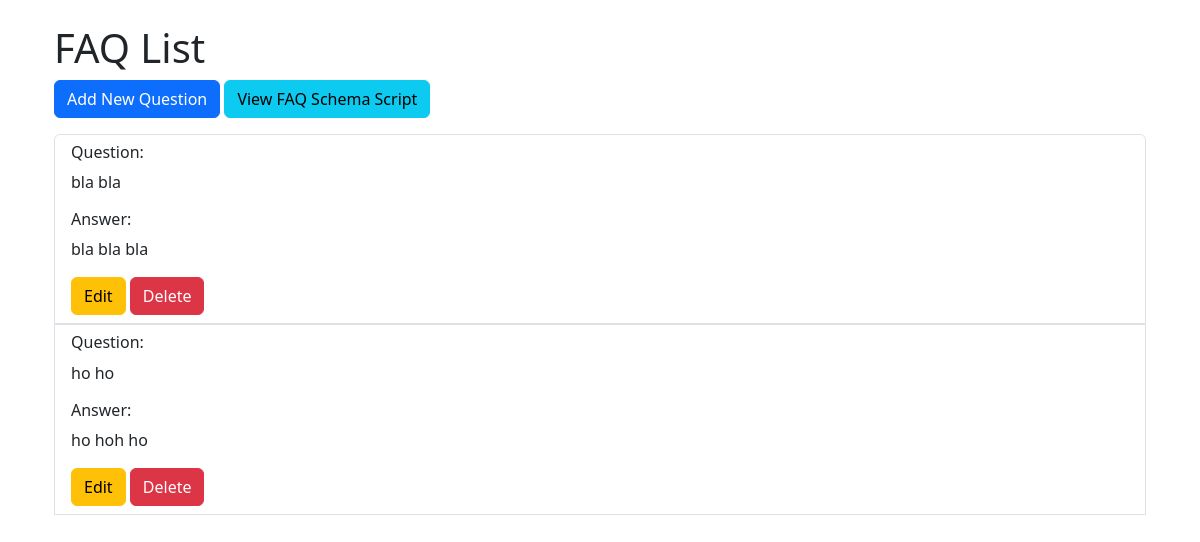
Before: / with the older database file.
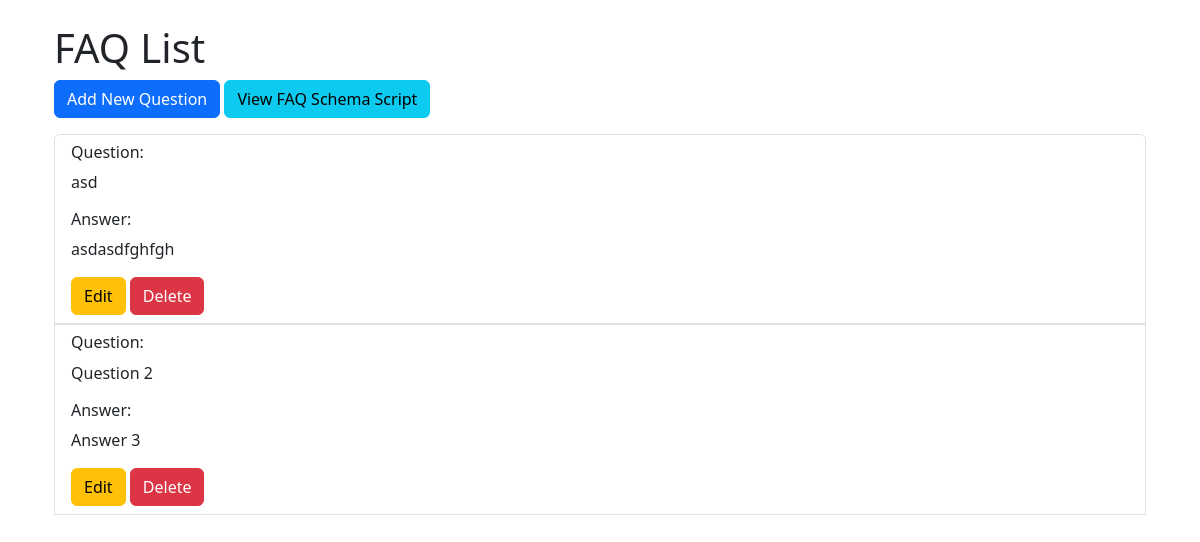
After: the same page with the newer database file.
### faq/models.py (models this page shows, shortened)
class Question(models.Model):
    question = models.CharField(max_length=255)
    answer = models.TextField()

### faq/views.py (the view)
# urls.py: path('', views.faq_list, name='faq_list'),
def faq_list(request):
    questions = Question.objects.all()
    return render(request, 'faq/faq_list.html', {'questions': questions})

### faq/templates/faq/faq_list.html (shortened to what this page needs)
{% extends 'base.html' %}
{% block content %}
<div class="container mt-4">
    <h1>FAQ List</h1>
    <a href="{% url 'create_question' %}" class="btn btn-primary mb-3">Add New Question</a>
    <a href="{% url 'faq_script' %}" class="btn btn-info mb-3">View FAQ Schema Script</a>
    <ul class="list-group">
    {% for question in questions %}
        <li class="list-group-item">
            <h6>Question:</h6>
            <p> {{ question.question }}</p>
            <h6>Answer:</h6>
            <p> {{ question.answer }}</p>
            <a href="{% url 'edit_question' question.id %}" class="btn btn-warning">Edit</a>
            <button type="button" class="btn btn-danger" data-bs-toggle="modal" data-bs-target="#deleteModal{{ question.id }}">
                Delete
            </button>
        </li>
    {% empty %}
            <li class="list-group-item">No FAQs available.</li>
    {% endfor %}
    </ul>
</div>
{% endblock %}

### faq/templates/base.html (shortened to what this page needs)
<!DOCTYPE html>
<html lang="en">
<head>
    <link href="https://cdn.jsdelivr.net/npm/bootstrap@5.3.0/dist/css/bootstrap.min.css" rel="stylesheet">
</head>
<body>
    <div class="container">
        {% block content %}{% endblock %}
    </div>
</body>
</html>

Changed rows visible on the page:
removed Question: question "bla bla", answer "bla bla bla"
removed Question: question "ho ho", answer "ho hoh ho"
added Question: question "asd", answer "asdasdfghfgh"
added Question: question "Question 2", answer "Answer 3"
